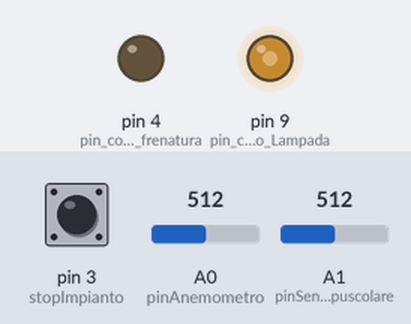
A sketch run on a simulated Arduino Uno, built with avr-gcc and run on an emulated ATmega328P. On the bench: output pins drawn as LEDs (lit = HIGH). The test bench sets the inputs (shaded band); at power-on: A0 (pinAnemometro) = 512, A1 (pinSensoreCrepuscolare) = 512, pin 3 (stopImpianto) LOW. What the sketch prints to the serial monitor is not drawn.

Above: at 1.2 s.
1.3 s: A0 (pinAnemometro) set to 542
At 6.1 s:
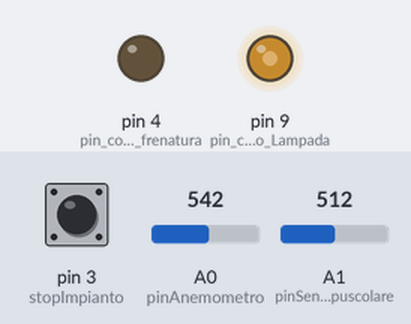
11.5 s: A1 (pinSensoreCrepuscolare) set to 500
At 12.7 s:
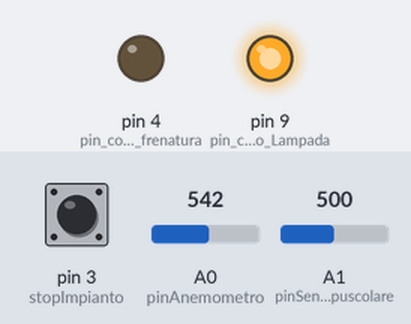
21.8 s: pin 3 (stopImpianto) pulled HIGH for 0.15 s
28.4 s: A1 (pinSensoreCrepuscolare) set to 716
At 29.0 s:
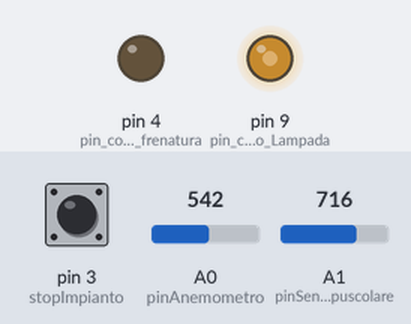
41.4 s: A1 (pinSensoreCrepuscolare) set to 511
At 43.6 s:
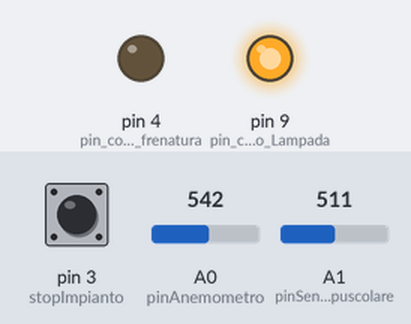
54.4 s: A1 (pinSensoreCrepuscolare) set to 900
At 55.1 s:
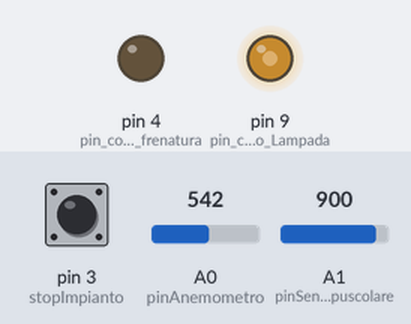
Timing chart, 0 to 68.4 s (numbered marks = the images above; inputs shaded):
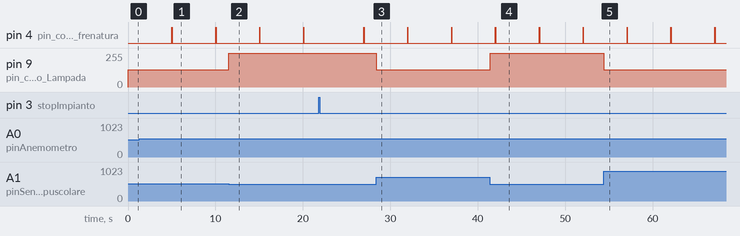

The sketch:

controllo_impianto_illuminazione_green.ino
```cpp
const int stopImpianto = 3; //Pulsante di Start

//Pin di acquisizione dei segnali d'ingresso provenienti dai sensori
const int              pinAnemometro = A0;
const int     pinSensoreCrepuscolare = A1;
const int      pinConcentrazionePM10 = A2;
const int pinConcentrazioneMonossido = A3;
const int          pinEncoderTurbina = 2;
//Pin di controllo delle interfacce di potenza
const int pin_controllo_Lampada = 9;          //Analogico tipo PWM
const int pin_controllo_pinza_frenatura = 4;  //Digitale tipo ON/OFF

//contatori impulsi encoder
volatile int conta_impulsi_Turbina= 0;
//Variabile di segnalazione frenatura attiva
bool frenaturaTurbina = true;


//Strutture dati per la memorizzazione e la gestione dei dati acquisiti
int i = 0;
int PM10[96];
int CO[96];

float sommaPM10 = 0;
float   sommaCO = 0;
float mediaPM10 = 0;
float   mediaCO = 0;

long int ultimoCampionamentoAmbientale = 0;
long int timeout_sensori_ambientali = 5*60*1000; // una rilevazione ogni 5 minuti espressa in millesimi di secondo
long int ultimoCampionamentoAnemometro = 0;
long int timeout_anemometro = 5000; // una rilevazione ogni 5 secondi espressa in millesimi di secondo

void setup() {

Serial.begin(9600);
Serial.println("Imposto il microcontrollore...");

//Impostazione dei piedini d'ingresso
pinMode(stopImpianto, INPUT);
pinMode(pinAnemometro, INPUT);
pinMode(pinSensoreCrepuscolare, INPUT);
pinMode(pinConcentrazionePM10, INPUT);
pinMode(pinConcentrazioneMonossido, INPUT);

//Impostazione dei piedini di uscita
pinMode(pin_controllo_Lampada, OUTPUT);
pinMode(pin_controllo_pinza_frenatura, OUTPUT);

Serial.println("Inizio monitoraggio ambientale e impianto...");
//Imposto la variabile per la gestione dei tempi di campionamento dei dati ambientali (nel caso di sblocco della turbina prima di fine setup)
ultimoCampionamentoAmbientale= millis();
ultimoCampionamentoAnemometro = millis();
}

void loop() {

//================================================================================================================================
//suppongo un pulsante con pull-up resistor -> se non premuto il livello di tensione sul piedino è HIGH e resto bloccato nel ciclo
//================================================================================================================================

while(digitalRead(stopImpianto)) {
bool frenaturaTurbina = true;
Serial.println("Impianto fermo...");

//alla partenza contiene i riferimenti temporali corretti di inizio monitoraggio
ultimoCampionamentoAmbientale= millis();
ultimoCampionamentoAnemometro = millis();

}

//====================================
//Inizio il monitoraggio dell'impianto
//====================================

bool frenaturaTurbina = false;
Serial.println("Impianto in funzione...");

//Sblocco il freno della turbina eolica
digitalWrite(pin_controllo_pinza_frenatura, LOW);


//========================================
//Controllo della luminosità della lampada
//========================================


//controllo lo stato della luminosità ambiente
int lum_numerica = analogRead(pinSensoreCrepuscolare);

//Se lum_numerica = 0 ho il massimo di luminosità (la tensione del sensore ha legge inversa, tensione maggiore per luminosità minore)
float lux = 20 - (lum_numerica /1023.0)*20;

//Controllo PWM (pulse width modulation) della lampada

if (lux > 10) analogWrite(pin_controllo_Lampada, 0); //giorno -> lampada spenta
if ( lux<10 && lux>0.1 )
  analogWrite(pin_controllo_Lampada, 128); //Crepuscolo -> mezza potenza
  else
  analogWrite(pin_controllo_Lampada, 256); //Notte -> potenza massima


//=====================================================
//Monitoraggio ambientale e raccolta dati ogni 5 minuti
//=====================================================


if ( millis() - ultimoCampionamentoAmbientale> timeout_sensori_ambientali) {
    int PM10_numerico = analogRead(pinConcentrazionePM10);
    int   CO_numerico = analogRead(pinConcentrazioneMonossido);

    PM10[i] = (PM10_numerico/1023.0) * 100; //Supponendo che al 100% di concentrazione la tensione in ingresso al piedino sia massima
    CO[i] = (CO_numerico/1023.0) * 100; //Supponendo che al 100% di concentrazione la tensione in ingresso al piedino sia massima

    i++; //aggiorno l'indice dei dati raccolti
    ultimoCampionamentoAmbientale = millis(); //Aggiorno il riferimento temporale dell'ultima rilevazione

}


 if (i == 96) //Sono passate 8 ore (5 minuti per 96 rilevazioni)
 {
  for (int k = 0; k<96 ; k++){
    sommaPM10 = sommaPM10 + PM10[k];
      sommaCO = sommaCO + CO[k];
  }

  mediaPM10 =  sommaPM10/96;
  mediaCO   =    sommaCO/96;
  Serial.print ("Concentrazione PM10 ultime 8 ore: ");
  Serial.print (mediaPM10);
  Serial.print ("Concentrazione CO ultime 8 ore: ");
  Serial.print (mediaCO);
  i = 0; //inizia un nuovo ciclo di 8 ore di rilevazioni dei dati ambientali, una ogni 5 minuti
  }

  //======================================================
  //Controllo della velocità della turbina ogni 5 secondi
  //======================================================

  if ( millis() - ultimoCampionamentoAnemometro>timeout_anemometro) {
    int   windSpeed_numerica =  analogRead(pinAnemometro);
    int            windSpeed =  (windSpeed_numerica/1023.0) * 60;

    //frenatura digitale con isteresi

    if ( windSpeed > 30 ) digitalWrite(pin_controllo_pinza_frenatura, HIGH);
    else
      if ( windSpeed < 28 ) digitalWrite(pin_controllo_pinza_frenatura, LOW);

    ultimoCampionamentoAnemometro = millis();
  }

}
```

Measured:
- the behaviour switches between 528 and 529 on A0 (pinAnemometro) (found by bisection; images 0 and 1)
- the behaviour switches between 512 and 511 on A1 (pinSensoreCrepuscolare) (found by bisection; images 1 and 2)
- after the input at 1.3 s, pin 4 (pin_controllo_pinza_frenatura): alternates HIGH for 0.03 s and LOW for 5.0 s, starting after 3.7 s
- after the input at 11.5 s, pin 9 (pin_controllo_Lampada): 128/255 → 255/255 at once
- after the input at 28.4 s, pin 9 (pin_controllo_Lampada): 255/255 → 128/255 at once
- after the input at 41.4 s, pin 9 (pin_controllo_Lampada): 128/255 → 255/255 at once
- after the input at 54.4 s, pin 9 (pin_controllo_Lampada): 255/255 → 128/255 at once
